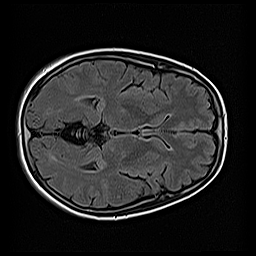
#> input picture Phase1_data_preprocessing/raw_data/101228_10.png, 256 x 256 px; its folder holds only this picture in this run
$ python -i pre_processing_flair.py   (imports and definitions only)
#> lines starting #> are read from the running program, lines starting #| are printed output that depends on the picture; after the words box and inside, x2 and y2 are one past the last pixel; in counts of white or black regions, pixels touching at a corner belong together
#> further down, picture is the input picture: shape (256, 256, 3); min 0, max 255, mean 34.9


# %%
import os
import cv2
import shutil
import skimage
import numpy as np
import nibabel as nib
from skimage.transform import rescale
from scipy.ndimage import gaussian_filter, binary_dilation, label
from skimage.morphology import diamond, binary_opening, binary_closing, erosion, dilation, rectangle, disk, remove_small_objects


# %%
# [88 lines left out: functions noise_red, size_check, not called in this run]

# %%
def brain_mask_new(data_img):

    mask_img = np.zeros((data_img.shape), dtype=np.uint8)
    pad_width = 28

    brain_centers = np.zeros((1, 2, data_img.shape[2]))
#> brain_centers = [[0, 0, 0], [0, 0, 0]]
    brain_axes = np.zeros((1, 2, data_img.shape[2]))
#> brain_axes = [[0, 0, 0], [0, 0, 0]]

    area_e = 0
    for h in range(data_img.shape[2]):

        # Load the grayscale MRI image
        image = 255 * (data_img[..., h] / np.max(data_img[..., h]))
        image = np.pad(image,
                       pad_width=((pad_width, pad_width), (pad_width, pad_width)),
                       mode='constant',
                       constant_values=0)


        # 1. Thresholding the Image
        threshold_value = int(255 / 10)  # min_val + (np.percentile(image, 10) - min_val)
        _, initial_mask = cv2.threshold(image, threshold_value, 255, cv2.THRESH_BINARY)

        # Convert mask to boolean for morphological operations
        initial_mask_bool = initial_mask.astype(bool)

        # 2. Morphological Operations (Open/Close) using a diamond-shaped structuring element

        struct_elem = diamond(1)  # Create a diamond-shaped structuring element

        # Apply opening and closing to fill the mask
        opened_mask = binary_opening(initial_mask_bool, struct_elem)
        closed_mask = binary_closing(opened_mask, struct_elem)

        dilated_mask = dilation(closed_mask, diamond(1))

        struct_elem = diamond(4)  # Create a diamond-shaped structuring element

        # Apply opening and closing to fill the mask
        # opened_mask = binary_opening(initial_mask_bool, struct_elem)
        closed_mask = binary_closing(dilated_mask, struct_elem)

        # Convert the processed mask back to uint8
        filled_mask = (closed_mask * 255).astype(np.uint8)

        # # 3. Apply the Eroded Mask to the Original Image to Extract the Skull
        # skull_image = cv2.bitwise_and(image, image, mask=eroded_mask_uint8)

        # 4. Find contours in the mask
        contours, _ = cv2.findContours(filled_mask, cv2.RETR_EXTERNAL, cv2.CHAIN_APPROX_SIMPLE)

        if contours:
            # print(f'\t\t Contours: {len(contours)}')

            # Find the largest contour (assuming the skull is the largest object in the mask)
            largest_contour = max(contours, key=cv2.contourArea)

            # Fit an ellipse to the largest contour
            if len(largest_contour) >= 5:  # At least 5 points are needed to fit an ellipse
                ellipse = cv2.fitEllipse(largest_contour)

                # Calculate the area of the ellipse
                axes = ellipse[1]
                brain_axes[..., h] = axes
                ellipse_area = np.pi * (axes[0] / 2) * (axes[1] / 2)

                # Calculate the center coordinates
                if ellipse_area > area_e:
                    # update area_e:
                    # area_e = ellipse_area

                    # save the cneters:
                    center_x, center_y = map(int, ellipse[0])
                    brain_centers[0, 0, h] = center_x  - pad_width
                    brain_centers[0, 1, h] = center_y  - pad_width

                # Create a blank image to draw the ellipse
                ellipse_image = np.zeros_like(filled_mask)

                # Draw the ellipse on the blank image
                cv2.ellipse(ellipse_image, ellipse, 255, thickness=-1)  # Filled ellipse with white color

                # 5. Erosion to Shrink the Mask by 10 Pixels
                eroded_mask = erosion(ellipse_image, diamond(20))
                eroded_mask_uint8 = (eroded_mask * 1).astype(np.uint8)

                # 6.

                # 7. Unpad the obtained eroded mask
                eroded_mask_uint8_unpad = eroded_mask_uint8[pad_width:-pad_width, pad_width:-pad_width]
                mask_img[..., h] = eroded_mask_uint8_unpad

            else:
                print("\t\tNot enough points to fit an ellipse.")
        else:
            print("\t\tNo Contours to fit an ellipse")
#> this loop made 3 passes
#> pass 1, in brain_mask_new, `image = np.pad(image, pad_width=((pad_width, pad_width), (pad_width, p..`:
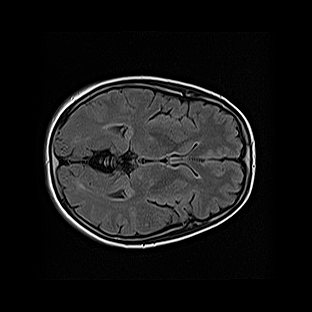
#> image: shape (312, 312) float64; min 0, max 255, mean 23.5
#> pass 1, in brain_mask_new, `_, initial_mask = cv2.threshold(image, threshold_value, 255, cv2.THRES..`:
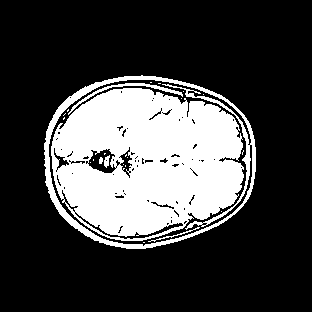
#> initial_mask: shape (312, 312) float64; 26.2% white; 24 white regions (18 under 20 px), largest, box (x1, y1, x2, y2) and area: (51, 88, 244, 241) 21530, (44, 75, 256, 249) 3427, (68, 83, 183, 115) 349, (148, 227, 200, 242) 74, (104, 155, 110, 168) 49, (99, 157, 103, 164) 23
#> after the loop:
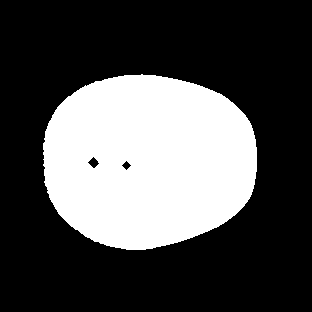
#> closed_mask: shape (312, 312) bool; 31% white; 1 white region, box (x1, y1, x2, y2) and area: (43, 74, 257, 250) 30128
#> after the loop:
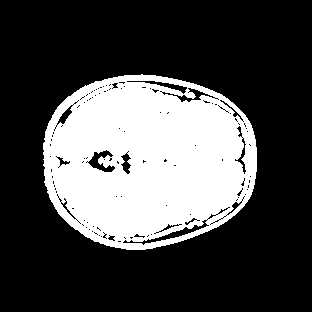
#> dilated_mask: shape (312, 312) bool; 29% white; 1 white region, box (x1, y1, x2, y2) and area: (43, 74, 257, 250) 28266
#> after the loop:
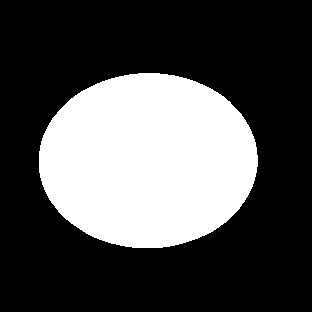
#> ellipse_image: shape (312, 312); 31% white; 1 white region, box (x1, y1, x2, y2) and area: (39, 73, 258, 248) 30147
#> after the loop:
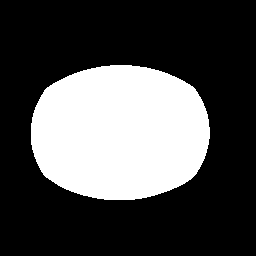
#> mask_img: shape (256, 256, 3); 30.2% white; 1 white region, box (x1, y1, x2, y2) and area: (31, 65, 210, 200) 19770
#> after the loop:
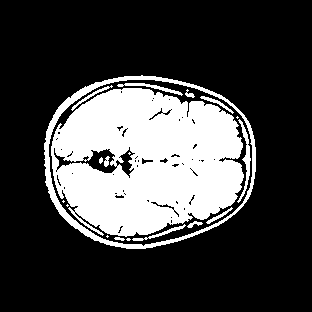
#> opened_mask: shape (312, 312) bool; 25.7% white; 19 white regions (6 under 20 px), largest, box (x1, y1, x2, y2) and area: (51, 88, 244, 237) 21129, (44, 75, 256, 249) 2709, (237, 119, 251, 203) 304
#> after the loop, brain_axes = [[174.4, 174.4, 174.4], [218.2, 218.2, 218.2]]; brain_centers = [[119, 119, 119], [132, 132, 132]]

    return mask_img, brain_centers, brain_axes

# %%
# [149 lines left out: functions normalize, normalization, load_nifti, save_nifti, preprocessed, not called in this run]

# [28 lines not run here, left out]


>>> import cv2
>>> picture = cv2.imread('raw_data/101228_10.png')
>>> result = brain_mask_new(picture)

$ run again, on Phase1_data_preprocessing/raw_data/101228_5.png
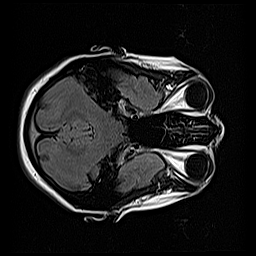
#> input picture Phase1_data_preprocessing/raw_data/101228_5.png, 256 x 256 px
#> picture is the input picture: shape (256, 256, 3); min 0, max 255, mean 29.1
#> the loop in brain_mask_new, `for h in range(data_img.shape[2]):` made 3 passes
#> pass 1, in brain_mask_new, `_, initial_mask = cv2.threshold(image, threshold_value, 255, cv2.THRES..`:
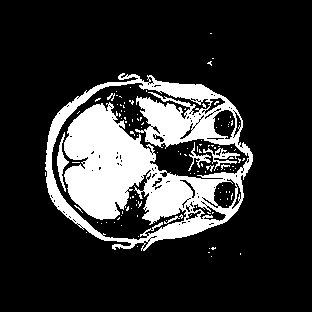
#> initial_mask: shape (312, 312) float64; 19.1% white; 123 white regions (115 under 20 px), largest, box (x1, y1, x2, y2) and area: (45, 73, 253, 251) 17444, (57, 132, 69, 192) 250, (203, 148, 240, 171) 238
#> after the loop in brain_mask_new, `for h in range(data_img.shape[2]):`:
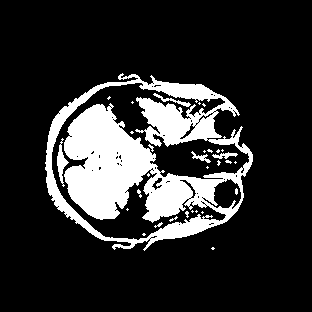
#> opened_mask: shape (312, 312) bool; 17.8% white; 31 white regions (24 under 20 px), largest, box (x1, y1, x2, y2) and area: (45, 73, 253, 251) 16536, (57, 138, 69, 187) 222, (153, 93, 191, 107) 112
#> after the loop in brain_mask_new, `for h in range(data_img.shape[2]):`: brain_axes = [[173.6, 173.6, 173.6], [207.4, 207.4, 207.4]]; brain_centers = [[117, 117, 117], [132, 132, 132]]

$ run again, on Phase1_data_preprocessing/raw_data/101627_10.png
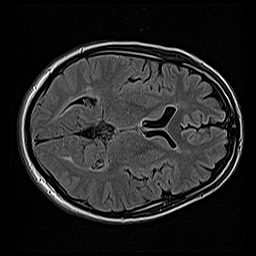
#> input picture Phase1_data_preprocessing/raw_data/101627_10.png, 256 x 256 px
#> picture is the input picture: shape (256, 256, 3); min 0, max 255, mean 36.7
#> the loop in brain_mask_new, `for h in range(data_img.shape[2]):` made 3 passes
#> pass 1, in brain_mask_new, `_, initial_mask = cv2.threshold(image, threshold_value, 255, cv2.THRES..`:
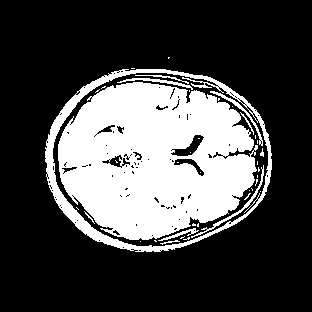
#> initial_mask: shape (312, 312) float64; 28.5% white; 40 white regions (29 under 20 px), largest, box (x1, y1, x2, y2) and area: (58, 82, 258, 240) 22813, (45, 69, 272, 252) 3829, (191, 165, 264, 238) 270
#> after the loop in brain_mask_new, `for h in range(data_img.shape[2]):`:
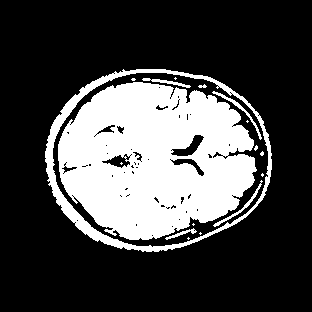
#> opened_mask: shape (312, 312) bool; 27.7% white; 17 white regions (10 under 20 px), largest, box (x1, y1, x2, y2) and area: (58, 82, 257, 240) 22667, (45, 69, 272, 252) 3544, (212, 91, 262, 140) 194
#> after the loop in brain_mask_new, `for h in range(data_img.shape[2]):`: brain_axes = [[184.5, 184.5, 184.5], [228.8, 228.8, 228.8]]; brain_centers = [[128, 128, 128], [130, 130, 130]]
